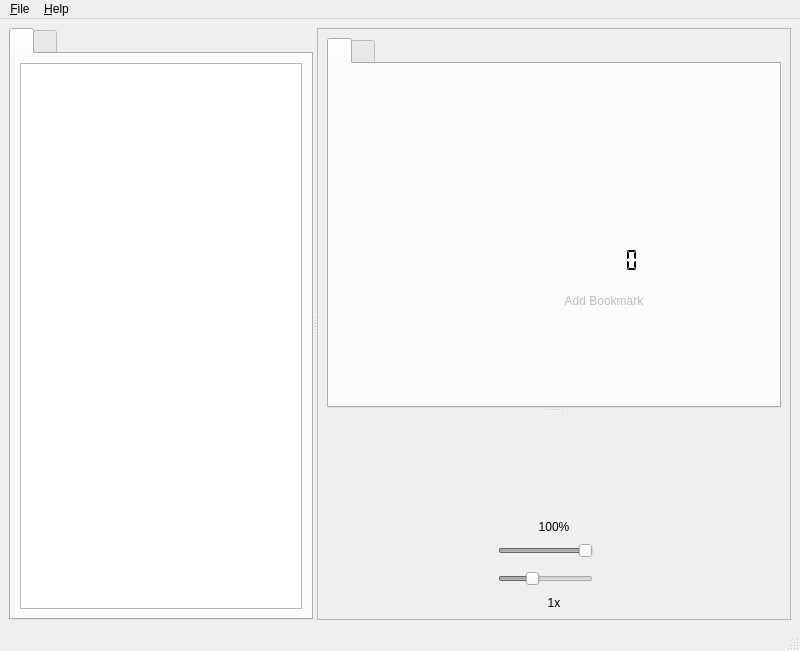
<?xml version="1.0" encoding="UTF-8"?>
<ui version="4.0">
 <class>MainWindow</class>
 <widget class="QMainWindow" name="MainWindow">
  <property name="geometry">
   <rect>
    <x>0</x>
    <y>0</y>
    <width>800</width>
    <height>651</height>
   </rect>
  </property>
  <property name="windowTitle">
   <string>MainWindow</string>
  </property>
  <property name="windowIcon">
   <iconset resource="resources.qrc">
    <normaloff>:/graphics/images/icon.svg</normaloff>:/graphics/images/icon.svg</iconset>
  </property>
  <widget class="QWidget" name="centralwidget">
   <layout class="QGridLayout" name="gridLayout_2">
    <item row="0" column="0">
     <widget class="QSplitter" name="splitterMain">
      <property name="sizePolicy">
       <sizepolicy hsizetype="Expanding" vsizetype="Preferred">
        <horstretch>0</horstretch>
        <verstretch>0</verstretch>
       </sizepolicy>
      </property>
      <property name="orientation">
       <enum>Qt::Horizontal</enum>
      </property>
      <widget class="QTabWidget" name="tabWidgetLeft">
       <property name="currentIndex">
        <number>0</number>
       </property>
       <property name="iconSize">
        <size>
         <width>32</width>
         <height>32</height>
        </size>
       </property>
       <widget class="QWidget" name="tabLibrary">
        <attribute name="icon">
         <iconset resource="resources.qrc">
          <normaloff>:/graphics/images/folder-tree.svg</normaloff>:/graphics/images/folder-tree.svg</iconset>
        </attribute>
        <attribute name="title">
         <string/>
        </attribute>
        <layout class="QVBoxLayout" name="verticalLayoutTreeViewLibrary">
         <item>
          <widget class="TreeViewLibrary" name="treeViewLibrary"/>
         </item>
        </layout>
       </widget>
       <widget class="QWidget" name="tabBookmarks">
        <attribute name="icon">
         <iconset resource="resources.qrc">
          <normaloff>:/graphics/images/bookmark.svg</normaloff>:/graphics/images/bookmark.svg</iconset>
        </attribute>
        <attribute name="title">
         <string/>
        </attribute>
        <layout class="QVBoxLayout" name="verticalLayoutTreeViewBookmarks">
         <item>
          <widget class="TreeViewBookmarks" name="treeViewBookmarks"/>
         </item>
        </layout>
       </widget>
      </widget>
      <widget class="QFrame" name="frameRight">
       <property name="frameShape">
        <enum>QFrame::StyledPanel</enum>
       </property>
       <property name="frameShadow">
        <enum>QFrame::Raised</enum>
       </property>
       <layout class="QGridLayout" name="gridLayout">
        <item row="0" column="0">
         <widget class="QSplitter" name="splitterRight">
          <property name="orientation">
           <enum>Qt::Vertical</enum>
          </property>
          <property name="handleWidth">
           <number>4</number>
          </property>
          <widget class="QTabWidget" name="tabWidgetRight">
           <property name="sizePolicy">
            <sizepolicy hsizetype="Expanding" vsizetype="Expanding">
             <horstretch>0</horstretch>
             <verstretch>1</verstretch>
            </sizepolicy>
           </property>
           <property name="currentIndex">
            <number>0</number>
           </property>
           <property name="iconSize">
            <size>
             <width>24</width>
             <height>16</height>
            </size>
           </property>
           <widget class="QWidget" name="tabAlbomArt">
            <attribute name="icon">
             <iconset resource="resources.qrc">
              <normaloff>:/graphics/images/play.svg</normaloff>:/graphics/images/play.svg</iconset>
            </attribute>
            <attribute name="title">
             <string/>
            </attribute>
            <attribute name="toolTip">
             <string>Album Art</string>
            </attribute>
            <layout class="QGridLayout" name="gridLayout_3">
             <item row="0" column="0">
              <layout class="QVBoxLayout" name="verticalLayoutSeekBar">
               <item>
                <widget class="QLabel" name="labelPlayerTitle">
                 <property name="alignment">
                  <set>Qt::AlignCenter</set>
                 </property>
                 <property name="wordWrap">
                  <bool>true</bool>
                 </property>
                </widget>
               </item>
               <item>
                <spacer name="verticalSpacerSeekBarTop">
                 <property name="orientation">
                  <enum>Qt::Vertical</enum>
                 </property>
                 <property name="sizeHint" stdset="0">
                  <size>
                   <width>20</width>
                   <height>40</height>
                  </size>
                 </property>
                </spacer>
               </item>
               <item>
                <layout class="QHBoxLayout" name="horizontalSeekBar">
                 <item>
                  <spacer name="verticalSpacerSeekBarLeft">
                   <property name="orientation">
                    <enum>Qt::Vertical</enum>
                   </property>
                   <property name="sizeHint" stdset="0">
                    <size>
                     <width>20</width>
                     <height>40</height>
                    </size>
                   </property>
                  </spacer>
                 </item>
                 <item>
                  <widget class="LabelSeekBar" name="labelSeekBar">
                   <property name="sizePolicy">
                    <sizepolicy hsizetype="Ignored" vsizetype="Ignored">
                     <horstretch>0</horstretch>
                     <verstretch>0</verstretch>
                    </sizepolicy>
                   </property>
                   <property name="text">
                    <string/>
                   </property>
                   <property name="pixmap">
                    <pixmap resource="resources.qrc">:/graphics/images/spectrom-empty.svg</pixmap>
                   </property>
                   <property name="scaledContents">
                    <bool>true</bool>
                   </property>
                  </widget>
                 </item>
                 <item>
                  <spacer name="verticalSpacerSeekBarRight">
                   <property name="orientation">
                    <enum>Qt::Vertical</enum>
                   </property>
                   <property name="sizeHint" stdset="0">
                    <size>
                     <width>20</width>
                     <height>40</height>
                    </size>
                   </property>
                  </spacer>
                 </item>
                </layout>
               </item>
               <item>
                <layout class="QHBoxLayout" name="horizontalLayoutPlayerStatus">
                 <item>
                  <widget class="QLCDNumber" name="lcdNumberPlayerStatus">
                   <property name="minimumSize">
                    <size>
                     <width>0</width>
                     <height>25</height>
                    </size>
                   </property>
                   <property name="frameShape">
                    <enum>QFrame::NoFrame</enum>
                   </property>
                   <property name="digitCount">
                    <number>14</number>
                   </property>
                   <property name="segmentStyle">
                    <enum>QLCDNumber::Flat</enum>
                   </property>
                   <property name="value" stdset="0">
                    <double>0.000000000000000</double>
                   </property>
                  </widget>
                 </item>
                </layout>
               </item>
               <item>
                <layout class="QHBoxLayout" name="horizontalLayoutAddBookmark">
                 <item>
                  <spacer name="horizontalSpacer_5">
                   <property name="orientation">
                    <enum>Qt::Horizontal</enum>
                   </property>
                   <property name="sizeHint" stdset="0">
                    <size>
                     <width>40</width>
                     <height>20</height>
                    </size>
                   </property>
                  </spacer>
                 </item>
                 <item>
                  <widget class="QFrame" name="frameAddBookmark">
                   <property name="cursor">
                    <cursorShape>PointingHandCursor</cursorShape>
                   </property>
                   <property name="styleSheet">
                    <string notr="true">QFrame#frameAddBookmark{
border-style: none;
}
QFrame#frameAddBookmark:hover:!pressed {
border-radius: 15px;
border-width:4px;
border-color: rgb(170, 170, 170);
border-style: solid;
border-color: red;
}
QFrame#frameAddBookmark:hover:pressed {
color: red;
}</string>
                   </property>
                   <property name="frameShape">
                    <enum>QFrame::StyledPanel</enum>
                   </property>
                   <property name="frameShadow">
                    <enum>QFrame::Raised</enum>
                   </property>
                   <layout class="QHBoxLayout" name="horizontalLayoutAddBookmarkFrame">
                    <property name="leftMargin">
                     <number>0</number>
                    </property>
                    <property name="topMargin">
                     <number>0</number>
                    </property>
                    <property name="rightMargin">
                     <number>0</number>
                    </property>
                    <property name="bottomMargin">
                     <number>0</number>
                    </property>
                    <item>
                     <widget class="QPushButton" name="pushButtonAddBookMarkWithIcon">
                      <property name="enabled">
                       <bool>false</bool>
                      </property>
                      <property name="maximumSize">
                       <size>
                        <width>16777209</width>
                        <height>16777215</height>
                       </size>
                      </property>
                      <property name="font">
                       <font>
                        <pointsize>24</pointsize>
                       </font>
                      </property>
                      <property name="cursor">
                       <cursorShape>PointingHandCursor</cursorShape>
                      </property>
                      <property name="styleSheet">
                       <string notr="true">:hover:!pressed {
  border-style: solid;
  }</string>
                      </property>
                      <property name="text">
                       <string/>
                      </property>
                      <property name="icon">
                       <iconset resource="resources.qrc">
                        <normaloff>:/graphics/images/bookmark.svg</normaloff>:/graphics/images/bookmark.svg</iconset>
                      </property>
                      <property name="iconSize">
                       <size>
                        <width>24</width>
                        <height>24</height>
                       </size>
                      </property>
                      <property name="flat">
                       <bool>true</bool>
                      </property>
                     </widget>
                    </item>
                    <item>
                     <widget class="QPushButton" name="pushButtonAddBookmark">
                      <property name="enabled">
                       <bool>false</bool>
                      </property>
                      <property name="cursor">
                       <cursorShape>PointingHandCursor</cursorShape>
                      </property>
                      <property name="styleSheet">
                       <string notr="true">:hover:!pressed {
  border-style: solid;
  }</string>
                      </property>
                      <property name="text">
                       <string>Add Bookmark</string>
                      </property>
                      <property name="flat">
                       <bool>true</bool>
                      </property>
                     </widget>
                    </item>
                   </layout>
                  </widget>
                 </item>
                 <item>
                  <spacer name="horizontalSpacer_6">
                   <property name="orientation">
                    <enum>Qt::Horizontal</enum>
                   </property>
                   <property name="sizeHint" stdset="0">
                    <size>
                     <width>40</width>
                     <height>20</height>
                    </size>
                   </property>
                  </spacer>
                 </item>
                </layout>
               </item>
               <item>
                <spacer name="verticalSpacerSeekBarButtom">
                 <property name="orientation">
                  <enum>Qt::Vertical</enum>
                 </property>
                 <property name="sizeHint" stdset="0">
                  <size>
                   <width>20</width>
                   <height>40</height>
                  </size>
                 </property>
                </spacer>
               </item>
              </layout>
             </item>
            </layout>
           </widget>
           <widget class="QWidget" name="tabSleepTimer">
            <attribute name="icon">
             <iconset resource="resources.qrc">
              <normaloff>:/graphics/images/clock.svg</normaloff>:/graphics/images/clock.svg</iconset>
            </attribute>
            <attribute name="title">
             <string/>
            </attribute>
            <attribute name="toolTip">
             <string>Sleep Timer</string>
            </attribute>
            <layout class="QVBoxLayout" name="verticalLayout">
             <item>
              <spacer name="verticalSpacer">
               <property name="orientation">
                <enum>Qt::Vertical</enum>
               </property>
               <property name="sizeHint" stdset="0">
                <size>
                 <width>20</width>
                 <height>40</height>
                </size>
               </property>
              </spacer>
             </item>
             <item>
              <layout class="QHBoxLayout" name="horizontalLayout">
               <item>
                <spacer name="horizontalSpacer">
                 <property name="orientation">
                  <enum>Qt::Horizontal</enum>
                 </property>
                 <property name="sizeHint" stdset="0">
                  <size>
                   <width>40</width>
                   <height>20</height>
                  </size>
                 </property>
                </spacer>
               </item>
               <item>
                <spacer name="verticalSpacer_3">
                 <property name="orientation">
                  <enum>Qt::Vertical</enum>
                 </property>
                 <property name="sizeHint" stdset="0">
                  <size>
                   <width>20</width>
                   <height>40</height>
                  </size>
                 </property>
                </spacer>
               </item>
               <item>
                <widget class="QLCDNumber" name="lcdNumberSleepTimer">
                 <property name="minimumSize">
                  <size>
                   <width>200</width>
                   <height>100</height>
                  </size>
                 </property>
                 <property name="sizeIncrement">
                  <size>
                   <width>0</width>
                   <height>100</height>
                  </size>
                 </property>
                 <property name="baseSize">
                  <size>
                   <width>0</width>
                   <height>100</height>
                  </size>
                 </property>
                 <property name="autoFillBackground">
                  <bool>false</bool>
                 </property>
                 <property name="styleSheet">
                  <string notr="true"/>
                 </property>
                </widget>
               </item>
               <item>
                <spacer name="verticalSpacer_4">
                 <property name="orientation">
                  <enum>Qt::Vertical</enum>
                 </property>
                 <property name="sizeHint" stdset="0">
                  <size>
                   <width>20</width>
                   <height>40</height>
                  </size>
                 </property>
                </spacer>
               </item>
               <item>
                <spacer name="horizontalSpacer_2">
                 <property name="orientation">
                  <enum>Qt::Horizontal</enum>
                 </property>
                 <property name="sizeHint" stdset="0">
                  <size>
                   <width>40</width>
                   <height>20</height>
                  </size>
                 </property>
                </spacer>
               </item>
              </layout>
             </item>
             <item>
              <layout class="QGridLayout" name="gridLayout_4">
               <item row="0" column="1">
                <widget class="QPushButton" name="pushButtonTimer30m">
                 <property name="minimumSize">
                  <size>
                   <width>100</width>
                   <height>0</height>
                  </size>
                 </property>
                 <property name="font">
                  <font>
                   <pointsize>25</pointsize>
                  </font>
                 </property>
                 <property name="cursor">
                  <cursorShape>PointingHandCursor</cursorShape>
                 </property>
                 <property name="styleSheet">
                  <string notr="true">QPushButton#pushButtonTimer30m{
border-radius: 15px;
border-width:4px;
border-color: rgb(0, 170, 255);
border-style: solid;
}
QPushButton#pushButtonTimer30m:hover:!pressed {
border-color: red;
}
QPushButton#pushButtonTimer30m:hover:pressed {
color: red;
}</string>
                 </property>
                 <property name="text">
                  <string>30m</string>
                 </property>
                 <property name="flat">
                  <bool>true</bool>
                 </property>
                </widget>
               </item>
               <item row="0" column="5">
                <widget class="QPushButton" name="pushButtonTimer5s">
                 <property name="minimumSize">
                  <size>
                   <width>100</width>
                   <height>0</height>
                  </size>
                 </property>
                 <property name="font">
                  <font>
                   <pointsize>25</pointsize>
                  </font>
                 </property>
                 <property name="cursor">
                  <cursorShape>PointingHandCursor</cursorShape>
                 </property>
                 <property name="styleSheet">
                  <string notr="true">QPushButton#pushButtonTimer5s{
border-radius: 15px;
border-width:4px;
border-color: rgb(0, 170, 255);
border-style: solid;
}
QPushButton#pushButtonTimer5s:hover:!pressed {
border-color: red;
}
QPushButton#pushButtonTimer5s:hover:pressed {
color: red;
}</string>
                 </property>
                 <property name="text">
                  <string>5s</string>
                 </property>
                 <property name="flat">
                  <bool>true</bool>
                 </property>
                </widget>
               </item>
               <item row="0" column="7">
                <spacer name="horizontalSpacer_4">
                 <property name="orientation">
                  <enum>Qt::Horizontal</enum>
                 </property>
                 <property name="sizeHint" stdset="0">
                  <size>
                   <width>40</width>
                   <height>20</height>
                  </size>
                 </property>
                </spacer>
               </item>
               <item row="0" column="3">
                <widget class="QPushButton" name="pushButtonTimer5m">
                 <property name="minimumSize">
                  <size>
                   <width>100</width>
                   <height>0</height>
                  </size>
                 </property>
                 <property name="font">
                  <font>
                   <pointsize>25</pointsize>
                  </font>
                 </property>
                 <property name="cursor">
                  <cursorShape>PointingHandCursor</cursorShape>
                 </property>
                 <property name="styleSheet">
                  <string notr="true">QPushButton#pushButtonTimer5m{
border-radius: 15px;
border-width:4px;
border-color: rgb(0, 170, 255);
border-style: solid;
}
QPushButton#pushButtonTimer5m:hover:!pressed {
border-color: red;
}
QPushButton#pushButtonTimer5m:hover:pressed {
color: red;
}</string>
                 </property>
                 <property name="text">
                  <string>5m</string>
                 </property>
                 <property name="flat">
                  <bool>true</bool>
                 </property>
                </widget>
               </item>
               <item row="0" column="0">
                <spacer name="horizontalSpacer_3">
                 <property name="orientation">
                  <enum>Qt::Horizontal</enum>
                 </property>
                 <property name="sizeHint" stdset="0">
                  <size>
                   <width>40</width>
                   <height>20</height>
                  </size>
                 </property>
                </spacer>
               </item>
               <item row="1" column="5">
                <widget class="QPushButton" name="pushButtonTimer00s">
                 <property name="minimumSize">
                  <size>
                   <width>100</width>
                   <height>0</height>
                  </size>
                 </property>
                 <property name="font">
                  <font>
                   <pointsize>25</pointsize>
                  </font>
                 </property>
                 <property name="cursor">
                  <cursorShape>PointingHandCursor</cursorShape>
                 </property>
                 <property name="styleSheet">
                  <string notr="true">QPushButton#pushButtonTimer00s{
border-radius: 15px;
border-width:4px;
border-color: rgb(170, 170, 170);
border-style: solid;
}
QPushButton#pushButtonTimer00s:hover:!pressed {
border-color: red;
}
QPushButton#pushButtonTimer00s:hover:pressed {
color: red;
}</string>
                 </property>
                 <property name="text">
                  <string>00s</string>
                 </property>
                 <property name="flat">
                  <bool>true</bool>
                 </property>
                </widget>
               </item>
               <item row="1" column="3">
                <widget class="QPushButton" name="pushButtonTimer30s">
                 <property name="minimumSize">
                  <size>
                   <width>100</width>
                   <height>0</height>
                  </size>
                 </property>
                 <property name="font">
                  <font>
                   <pointsize>25</pointsize>
                  </font>
                 </property>
                 <property name="cursor">
                  <cursorShape>PointingHandCursor</cursorShape>
                 </property>
                 <property name="styleSheet">
                  <string notr="true">QPushButton#pushButtonTimer30s{
border-radius: 15px;
border-width:4px;
border-color: rgb(0, 170, 255);
border-style: solid;
}
QPushButton#pushButtonTimer30s:hover:!pressed {
border-color: red;
}
QPushButton#pushButtonTimer30s:hover:pressed {
color: red;
}</string>
                 </property>
                 <property name="text">
                  <string>30s</string>
                 </property>
                 <property name="flat">
                  <bool>true</bool>
                 </property>
                </widget>
               </item>
               <item row="1" column="1">
                <widget class="QPushButton" name="pushButtonTimer10m">
                 <property name="minimumSize">
                  <size>
                   <width>100</width>
                   <height>0</height>
                  </size>
                 </property>
                 <property name="font">
                  <font>
                   <pointsize>25</pointsize>
                  </font>
                 </property>
                 <property name="cursor">
                  <cursorShape>PointingHandCursor</cursorShape>
                 </property>
                 <property name="styleSheet">
                  <string notr="true">QPushButton#pushButtonTimer10m{
border-radius: 15px;
border-width:4px;
border-color: rgb(0, 170, 255);
border-style: solid;
}
QPushButton#pushButtonTimer10m:hover:!pressed {
border-color: red;
}
QPushButton#pushButtonTimer10m:hover:pressed {
color: red;
}</string>
                 </property>
                 <property name="text">
                  <string>10m</string>
                 </property>
                 <property name="flat">
                  <bool>true</bool>
                 </property>
                </widget>
               </item>
              </layout>
             </item>
             <item>
              <spacer name="verticalSpacer_2">
               <property name="orientation">
                <enum>Qt::Vertical</enum>
               </property>
               <property name="sizeHint" stdset="0">
                <size>
                 <width>20</width>
                 <height>40</height>
                </size>
               </property>
              </spacer>
             </item>
            </layout>
           </widget>
          </widget>
          <widget class="QWidget" name="horizontalLayoutWidget">
           <layout class="QHBoxLayout" name="horizontalLayoutBottomRight">
            <item>
             <spacer name="horizontalSpacerPlayerLeft">
              <property name="orientation">
               <enum>Qt::Horizontal</enum>
              </property>
              <property name="sizeHint" stdset="0">
               <size>
                <width>40</width>
                <height>20</height>
               </size>
              </property>
             </spacer>
            </item>
            <item>
             <spacer name="verticalSpacerPlayerLeft">
              <property name="orientation">
               <enum>Qt::Vertical</enum>
              </property>
              <property name="sizeHint" stdset="0">
               <size>
                <width>20</width>
                <height>40</height>
               </size>
              </property>
             </spacer>
            </item>
            <item>
             <layout class="QVBoxLayout" name="verticalLayoutPlayerButtons">
              <item>
               <spacer name="verticalSpacerPlayerButtonsTop">
                <property name="orientation">
                 <enum>Qt::Vertical</enum>
                </property>
                <property name="sizeHint" stdset="0">
                 <size>
                  <width>20</width>
                  <height>40</height>
                 </size>
                </property>
               </spacer>
              </item>
              <item>
               <layout class="QHBoxLayout" name="horizontalLayoutPlayerButtons">
                <item>
                 <widget class="QPushButton" name="pushButtonPlayerRewind">
                  <property name="enabled">
                   <bool>false</bool>
                  </property>
                  <property name="maximumSize">
                   <size>
                    <width>106</width>
                    <height>16777215</height>
                   </size>
                  </property>
                  <property name="cursor">
                   <cursorShape>PointingHandCursor</cursorShape>
                  </property>
                  <property name="styleSheet">
                   <string notr="true">:hover:!pressed {
border-radius: 50px;
border-width:4px;
border-color: red;
border-style: solid;
}</string>
                  </property>
                  <property name="text">
                   <string/>
                  </property>
                  <property name="icon">
                   <iconset resource="resources.qrc">
                    <normaloff>:/graphics/images/rewind.svg</normaloff>:/graphics/images/rewind.svg</iconset>
                  </property>
                  <property name="iconSize">
                   <size>
                    <width>106</width>
                    <height>90</height>
                   </size>
                  </property>
                  <property name="flat">
                   <bool>true</bool>
                  </property>
                  <property name="iconName" stdset="0">
                   <string>rewind</string>
                  </property>
                 </widget>
                </item>
                <item>
                 <widget class="QPushButton" name="pushButtonPlayerPlayPause">
                  <property name="enabled">
                   <bool>false</bool>
                  </property>
                  <property name="maximumSize">
                   <size>
                    <width>106</width>
                    <height>16777215</height>
                   </size>
                  </property>
                  <property name="cursor">
                   <cursorShape>PointingHandCursor</cursorShape>
                  </property>
                  <property name="styleSheet">
                   <string notr="true">:hover{
border-radius: 50px;
border-width:4px;
border-color: red;
border-style: solid;
}</string>
                  </property>
                  <property name="text">
                   <string/>
                  </property>
                  <property name="icon">
                   <iconset resource="resources.qrc">
                    <normaloff>:/graphics/images/play-button.svg</normaloff>:/graphics/images/play-button.svg</iconset>
                  </property>
                  <property name="iconSize">
                   <size>
                    <width>106</width>
                    <height>90</height>
                   </size>
                  </property>
                  <property name="flat">
                   <bool>true</bool>
                  </property>
                  <property name="iconName" stdset="0">
                   <string>play-button</string>
                  </property>
                 </widget>
                </item>
                <item>
                 <widget class="QPushButton" name="pushButtonPlayerFastForward">
                  <property name="enabled">
                   <bool>false</bool>
                  </property>
                  <property name="maximumSize">
                   <size>
                    <width>106</width>
                    <height>16777215</height>
                   </size>
                  </property>
                  <property name="cursor">
                   <cursorShape>PointingHandCursor</cursorShape>
                  </property>
                  <property name="styleSheet">
                   <string notr="true">:hover:!pressed {
border-radius: 50px;
border-width:4px;
border-color: red;
border-style: solid;
}</string>
                  </property>
                  <property name="text">
                   <string/>
                  </property>
                  <property name="icon">
                   <iconset resource="resources.qrc">
                    <normaloff>:/graphics/images/fastforward.svg</normaloff>:/graphics/images/fastforward.svg</iconset>
                  </property>
                  <property name="iconSize">
                   <size>
                    <width>106</width>
                    <height>90</height>
                   </size>
                  </property>
                  <property name="flat">
                   <bool>true</bool>
                  </property>
                  <property name="iconName" stdset="0">
                   <string>fastforward</string>
                  </property>
                 </widget>
                </item>
               </layout>
              </item>
              <item>
               <spacer name="verticalSpacerPlayerButtonsBottom">
                <property name="orientation">
                 <enum>Qt::Vertical</enum>
                </property>
                <property name="sizeHint" stdset="0">
                 <size>
                  <width>20</width>
                  <height>40</height>
                 </size>
                </property>
               </spacer>
              </item>
              <item>
               <layout class="QVBoxLayout" name="verticalLayoutPlayerControls">
                <item>
                 <widget class="QLabel" name="labelCurrentVolume">
                  <property name="text">
                   <string>100%</string>
                  </property>
                  <property name="alignment">
                   <set>Qt::AlignCenter</set>
                  </property>
                 </widget>
                </item>
                <item>
                 <layout class="QHBoxLayout" name="horizontalLayoutVolumeControl">
                  <item>
                   <widget class="QLabel" name="labelVolume">
                    <property name="maximumSize">
                     <size>
                      <width>24</width>
                      <height>24</height>
                     </size>
                    </property>
                    <property name="toolTip">
                     <string>Volume</string>
                    </property>
                    <property name="text">
                     <string/>
                    </property>
                    <property name="pixmap">
                     <pixmap resource="resources.qrc">:/graphics/images/signal.svg</pixmap>
                    </property>
                   </widget>
                  </item>
                  <item>
                   <widget class="QSlider" name="horizontalSliderVolume">
                    <property name="enabled">
                     <bool>false</bool>
                    </property>
                    <property name="maximum">
                     <number>100</number>
                    </property>
                    <property name="value">
                     <number>100</number>
                    </property>
                    <property name="orientation">
                     <enum>Qt::Horizontal</enum>
                    </property>
                   </widget>
                  </item>
                  <item>
                   <widget class="QPushButton" name="pushButtonVolumeMute">
                    <property name="enabled">
                     <bool>true</bool>
                    </property>
                    <property name="maximumSize">
                     <size>
                      <width>24</width>
                      <height>24</height>
                     </size>
                    </property>
                    <property name="cursor">
                     <cursorShape>PointingHandCursor</cursorShape>
                    </property>
                    <property name="toolTip">
                     <string>Mute</string>
                    </property>
                    <property name="styleSheet">
                     <string notr="true">:hover:!pressed {
border-radius: 9px;
border-width:1px;
border-color: red;
background-color:red;
border-style: solid;
}</string>
                    </property>
                    <property name="text">
                     <string/>
                    </property>
                    <property name="icon">
                     <iconset resource="resources.qrc">
                      <normaloff>:/graphics/images/volume-xmark.svg</normaloff>:/graphics/images/volume-xmark.svg</iconset>
                    </property>
                    <property name="iconSize">
                     <size>
                      <width>24</width>
                      <height>24</height>
                     </size>
                    </property>
                    <property name="flat">
                     <bool>true</bool>
                    </property>
                   </widget>
                  </item>
                 </layout>
                </item>
                <item>
                 <layout class="QHBoxLayout" name="horizontalLayoutSpeedControl">
                  <item>
                   <widget class="QLabel" name="labelSpeed">
                    <property name="maximumSize">
                     <size>
                      <width>24</width>
                      <height>24</height>
                     </size>
                    </property>
                    <property name="toolTip">
                     <string/>
                    </property>
                    <property name="text">
                     <string/>
                    </property>
                    <property name="pixmap">
                     <pixmap resource="resources.qrc">:/graphics/images/gauge.svg</pixmap>
                    </property>
                   </widget>
                  </item>
                  <item>
                   <widget class="QSlider" name="horizontalSliderSpeed">
                    <property name="enabled">
                     <bool>false</bool>
                    </property>
                    <property name="minimum">
                     <number>50</number>
                    </property>
                    <property name="maximum">
                     <number>200</number>
                    </property>
                    <property name="value">
                     <number>100</number>
                    </property>
                    <property name="orientation">
                     <enum>Qt::Horizontal</enum>
                    </property>
                   </widget>
                  </item>
                  <item>
                   <widget class="QPushButton" name="pushButtonSpeedReset">
                    <property name="enabled">
                     <bool>false</bool>
                    </property>
                    <property name="maximumSize">
                     <size>
                      <width>24</width>
                      <height>24</height>
                     </size>
                    </property>
                    <property name="cursor">
                     <cursorShape>PointingHandCursor</cursorShape>
                    </property>
                    <property name="toolTip">
                     <string>Reset speed</string>
                    </property>
                    <property name="styleSheet">
                     <string notr="true">:hover:!pressed {
border-radius: 9px;
border-width:1px;
border-color: red;
background-color:red;
border-style: solid;
}</string>
                    </property>
                    <property name="text">
                     <string/>
                    </property>
                    <property name="icon">
                     <iconset resource="resources.qrc">
                      <normaloff>:/graphics/images/rotate-left.svg</normaloff>:/graphics/images/rotate-left.svg</iconset>
                    </property>
                    <property name="iconSize">
                     <size>
                      <width>24</width>
                      <height>24</height>
                     </size>
                    </property>
                    <property name="flat">
                     <bool>true</bool>
                    </property>
                   </widget>
                  </item>
                 </layout>
                </item>
                <item>
                 <widget class="QLabel" name="labelCurrentSpeed">
                  <property name="text">
                   <string>1x</string>
                  </property>
                  <property name="alignment">
                   <set>Qt::AlignCenter</set>
                  </property>
                 </widget>
                </item>
               </layout>
              </item>
             </layout>
            </item>
            <item>
             <spacer name="verticalSpacerPlayerRight">
              <property name="orientation">
               <enum>Qt::Vertical</enum>
              </property>
              <property name="sizeHint" stdset="0">
               <size>
                <width>20</width>
                <height>40</height>
               </size>
              </property>
             </spacer>
            </item>
            <item>
             <spacer name="horizontalSpacerPlayerRight">
              <property name="orientation">
               <enum>Qt::Horizontal</enum>
              </property>
              <property name="sizeHint" stdset="0">
               <size>
                <width>40</width>
                <height>20</height>
               </size>
              </property>
             </spacer>
            </item>
           </layout>
          </widget>
         </widget>
        </item>
       </layout>
      </widget>
     </widget>
    </item>
   </layout>
  </widget>
  <widget class="QMenuBar" name="menubar">
   <property name="geometry">
    <rect>
     <x>0</x>
     <y>0</y>
     <width>800</width>
     <height>30</height>
    </rect>
   </property>
   <widget class="QMenu" name="menuFile">
    <property name="title">
     <string>&amp;File</string>
    </property>
    <addaction name="actionAdd_folder"/>
    <addaction name="action_refresh"/>
    <addaction name="separator"/>
    <addaction name="actionE_xigt"/>
   </widget>
   <widget class="QMenu" name="menu_Help">
    <property name="title">
     <string>&amp;Help</string>
    </property>
    <addaction name="actionAbout"/>
    <addaction name="actionAbout_Qt"/>
    <addaction name="actionDonate"/>
   </widget>
   <addaction name="menuFile"/>
   <addaction name="menu_Help"/>
  </widget>
  <widget class="QStatusBar" name="statusbar"/>
  <action name="actionAdd_folder">
   <property name="icon">
    <iconset>
     <normaloff>:/graphics/images/bookmark-copy.svg</normaloff>:/graphics/images/bookmark-copy.svg</iconset>
   </property>
   <property name="text">
    <string>&amp;Add folder</string>
   </property>
   <property name="shortcut">
    <string>Ctrl+A, Ctrl+O</string>
   </property>
  </action>
  <action name="actionAdd_folder_with_subfolders">
   <property name="text">
    <string>Add folder with &amp;subfolders</string>
   </property>
  </action>
  <action name="actionSettings">
   <property name="text">
    <string>&amp;Preferences</string>
   </property>
  </action>
  <action name="actionE_xigt">
   <property name="text">
    <string>E&amp;xit</string>
   </property>
   <property name="shortcut">
    <string>Ctrl+Q, Ctrl+X</string>
   </property>
  </action>
  <action name="actionAbout">
   <property name="text">
    <string>About</string>
   </property>
   <property name="shortcut">
    <string>F1</string>
   </property>
  </action>
  <action name="actionAbout_Qt">
   <property name="text">
    <string>About Qt</string>
   </property>
  </action>
  <action name="actionDonate">
   <property name="text">
    <string>Donate</string>
   </property>
  </action>
  <action name="action_refresh">
   <property name="text">
    <string>&amp;Refresh</string>
   </property>
   <property name="shortcut">
    <string>F5</string>
   </property>
  </action>
  <action name="actionMark_as_finished">
   <property name="text">
    <string>Mark as finished</string>
   </property>
  </action>
  <action name="actionRename_bookmark">
   <property name="text">
    <string>&amp;Rename</string>
   </property>
  </action>
  <action name="actionDelete_bookmark">
   <property name="text">
    <string>&amp;Delete</string>
   </property>
  </action>
  <action name="actionReset_progress">
   <property name="text">
    <string>Reset progress</string>
   </property>
  </action>
  <action name="actionRemove_folder">
   <property name="text">
    <string>Remove folder</string>
   </property>
  </action>
 </widget>
 <customwidgets>
  <customwidget>
   <class>TreeViewLibrary</class>
   <extends>QTreeView</extends>
   <header>treeviewlibrary.h</header>
  </customwidget>
  <customwidget>
   <class>LabelSeekBar</class>
   <extends>QLabel</extends>
   <header>labelseekbar.h</header>
  </customwidget>
  <customwidget>
   <class>TreeViewBookmarks</class>
   <extends>QTreeView</extends>
   <header>treeviewbookmarks.h</header>
  </customwidget>
 </customwidgets>
 <resources>
  <include location="resources.qrc"/>
 </resources>
 <connections/>
</ui>
